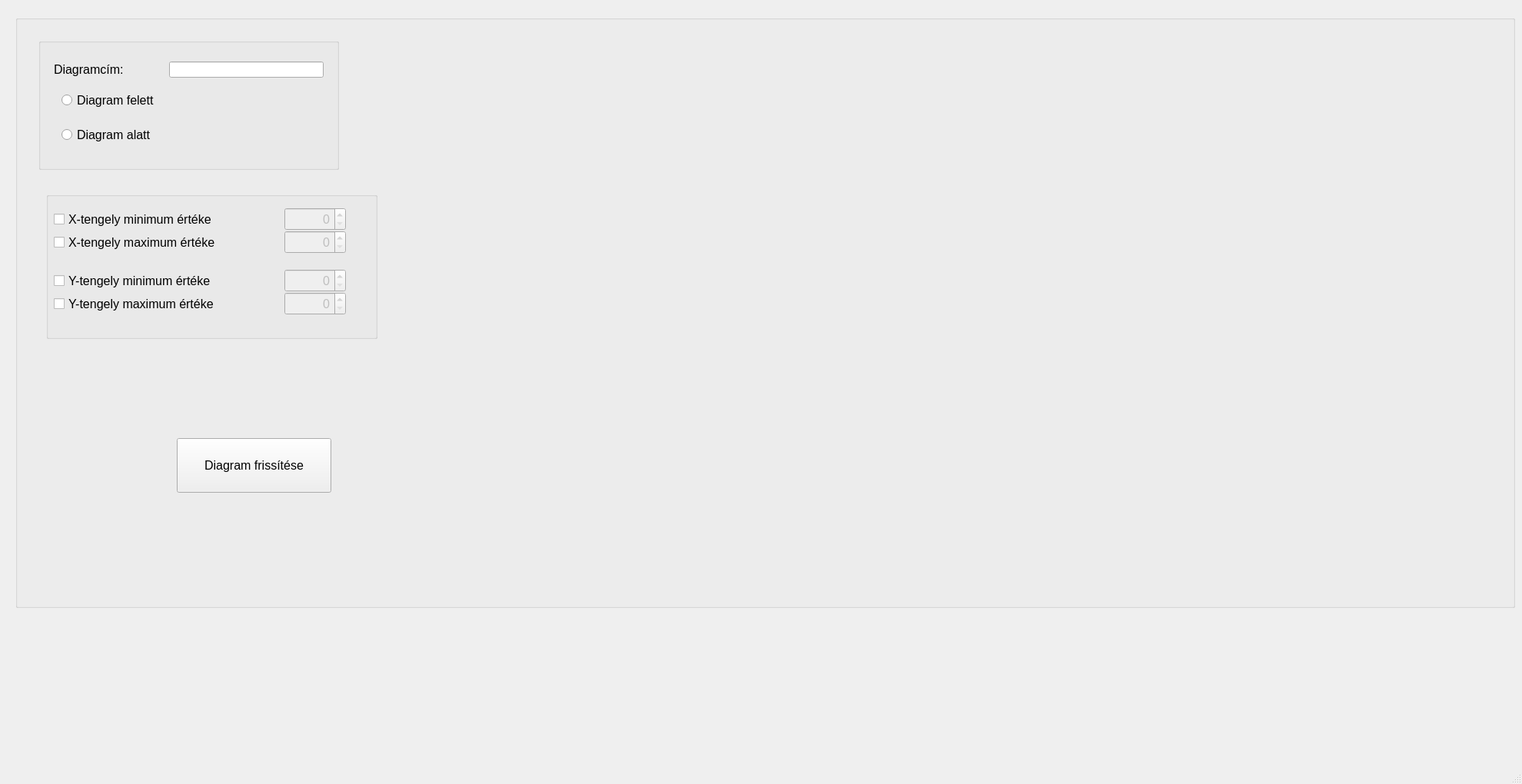
<?xml version="1.0" encoding="UTF-8"?>
<ui version="4.0">
 <class>MainWindow</class>
 <widget class="QMainWindow" name="MainWindow">
  <property name="geometry">
   <rect>
    <x>0</x>
    <y>0</y>
    <width>1980</width>
    <height>1020</height>
   </rect>
  </property>
  <property name="windowTitle">
   <string>MainWindow</string>
  </property>
  <widget class="QWidget" name="centralwidget">
   <widget class="QGroupBox" name="groupBox">
    <property name="geometry">
     <rect>
      <x>20</x>
      <y>20</y>
      <width>1951</width>
      <height>771</height>
     </rect>
    </property>
    <property name="title">
     <string/>
    </property>
    <widget class="QPushButton" name="update_button">
     <property name="geometry">
      <rect>
       <x>210</x>
       <y>550</y>
       <width>201</width>
       <height>71</height>
      </rect>
     </property>
     <property name="font">
      <font>
       <pointsize>12</pointsize>
      </font>
     </property>
     <property name="text">
      <string>Diagram frissítése</string>
     </property>
    </widget>
    <widget class="QGroupBox" name="min_max_group">
     <property name="geometry">
      <rect>
       <x>40</x>
       <y>230</y>
       <width>431</width>
       <height>191</height>
      </rect>
     </property>
     <property name="font">
      <font>
       <pointsize>12</pointsize>
      </font>
     </property>
     <property name="title">
      <string/>
     </property>
     <widget class="QCheckBox" name="xMin_check">
      <property name="geometry">
       <rect>
        <x>10</x>
        <y>20</y>
        <width>270</width>
        <height>30</height>
       </rect>
      </property>
      <property name="text">
       <string>X-tengely minimum értéke</string>
      </property>
     </widget>
     <widget class="QCheckBox" name="yMax_check">
      <property name="geometry">
       <rect>
        <x>10</x>
        <y>130</y>
        <width>270</width>
        <height>30</height>
       </rect>
      </property>
      <property name="text">
       <string>Y-tengely maximum értéke</string>
      </property>
     </widget>
     <widget class="QCheckBox" name="yMin_check">
      <property name="geometry">
       <rect>
        <x>10</x>
        <y>100</y>
        <width>270</width>
        <height>30</height>
       </rect>
      </property>
      <property name="text">
       <string>Y-tengely minimum értéke</string>
      </property>
     </widget>
     <widget class="QCheckBox" name="xMax_check">
      <property name="geometry">
       <rect>
        <x>10</x>
        <y>50</y>
        <width>270</width>
        <height>30</height>
       </rect>
      </property>
      <property name="text">
       <string>X-tengely maximum értéke</string>
      </property>
     </widget>
     <widget class="QSpinBox" name="xMin">
      <property name="enabled">
       <bool>false</bool>
      </property>
      <property name="geometry">
       <rect>
        <x>310</x>
        <y>20</y>
        <width>80</width>
        <height>30</height>
       </rect>
      </property>
      <property name="alignment">
       <set>Qt::AlignRight|Qt::AlignTrailing|Qt::AlignVCenter</set>
      </property>
      <property name="maximum">
       <number>999999999</number>
      </property>
     </widget>
     <widget class="QSpinBox" name="xMax">
      <property name="enabled">
       <bool>false</bool>
      </property>
      <property name="geometry">
       <rect>
        <x>310</x>
        <y>50</y>
        <width>80</width>
        <height>30</height>
       </rect>
      </property>
      <property name="alignment">
       <set>Qt::AlignRight|Qt::AlignTrailing|Qt::AlignVCenter</set>
      </property>
      <property name="maximum">
       <number>999999999</number>
      </property>
     </widget>
     <widget class="QSpinBox" name="yMin">
      <property name="enabled">
       <bool>false</bool>
      </property>
      <property name="geometry">
       <rect>
        <x>310</x>
        <y>100</y>
        <width>80</width>
        <height>30</height>
       </rect>
      </property>
      <property name="alignment">
       <set>Qt::AlignRight|Qt::AlignTrailing|Qt::AlignVCenter</set>
      </property>
      <property name="maximum">
       <number>999999999</number>
      </property>
     </widget>
     <widget class="QSpinBox" name="yMax">
      <property name="enabled">
       <bool>false</bool>
      </property>
      <property name="geometry">
       <rect>
        <x>310</x>
        <y>130</y>
        <width>80</width>
        <height>30</height>
       </rect>
      </property>
      <property name="alignment">
       <set>Qt::AlignRight|Qt::AlignTrailing|Qt::AlignVCenter</set>
      </property>
      <property name="maximum">
       <number>999999999</number>
      </property>
     </widget>
    </widget>
    <widget class="QGroupBox" name="title_group">
     <property name="geometry">
      <rect>
       <x>30</x>
       <y>30</y>
       <width>391</width>
       <height>171</height>
      </rect>
     </property>
     <property name="font">
      <font>
       <pointsize>12</pointsize>
       <italic>false</italic>
       <underline>false</underline>
      </font>
     </property>
     <property name="title">
      <string/>
     </property>
     <widget class="QRadioButton" name="below">
      <property name="geometry">
       <rect>
        <x>30</x>
        <y>100</y>
        <width>171</width>
        <height>51</height>
       </rect>
      </property>
      <property name="font">
       <font>
        <pointsize>12</pointsize>
        <italic>false</italic>
        <underline>false</underline>
       </font>
      </property>
      <property name="text">
       <string>Diagram alatt</string>
      </property>
     </widget>
     <widget class="QRadioButton" name="above">
      <property name="geometry">
       <rect>
        <x>30</x>
        <y>60</y>
        <width>171</width>
        <height>41</height>
       </rect>
      </property>
      <property name="font">
       <font>
        <pointsize>12</pointsize>
        <italic>false</italic>
        <underline>false</underline>
       </font>
      </property>
      <property name="text">
       <string>Diagram felett</string>
      </property>
     </widget>
     <widget class="QLabel" name="title_label">
      <property name="geometry">
       <rect>
        <x>20</x>
        <y>20</y>
        <width>131</width>
        <height>41</height>
       </rect>
      </property>
      <property name="font">
       <font>
        <pointsize>12</pointsize>
        <italic>false</italic>
        <underline>false</underline>
       </font>
      </property>
      <property name="text">
       <string>Diagramcím: </string>
      </property>
     </widget>
     <widget class="QLineEdit" name="title_text">
      <property name="geometry">
       <rect>
        <x>170</x>
        <y>30</y>
        <width>201</width>
        <height>21</height>
       </rect>
      </property>
      <property name="font">
       <font>
        <pointsize>12</pointsize>
        <italic>false</italic>
        <underline>false</underline>
       </font>
      </property>
      <property name="text">
       <string/>
      </property>
     </widget>
    </widget>
    <widget class="QLabel" name="chart">
     <property name="geometry">
      <rect>
       <x>890</x>
       <y>60</y>
       <width>700</width>
       <height>700</height>
      </rect>
     </property>
     <property name="text">
      <string/>
     </property>
    </widget>
   </widget>
  </widget>
  <widget class="QMenuBar" name="menubar">
   <property name="geometry">
    <rect>
     <x>0</x>
     <y>0</y>
     <width>1980</width>
     <height>26</height>
    </rect>
   </property>
  </widget>
  <widget class="QStatusBar" name="statusbar"/>
 </widget>
 <resources/>
 <connections/>
</ui>
